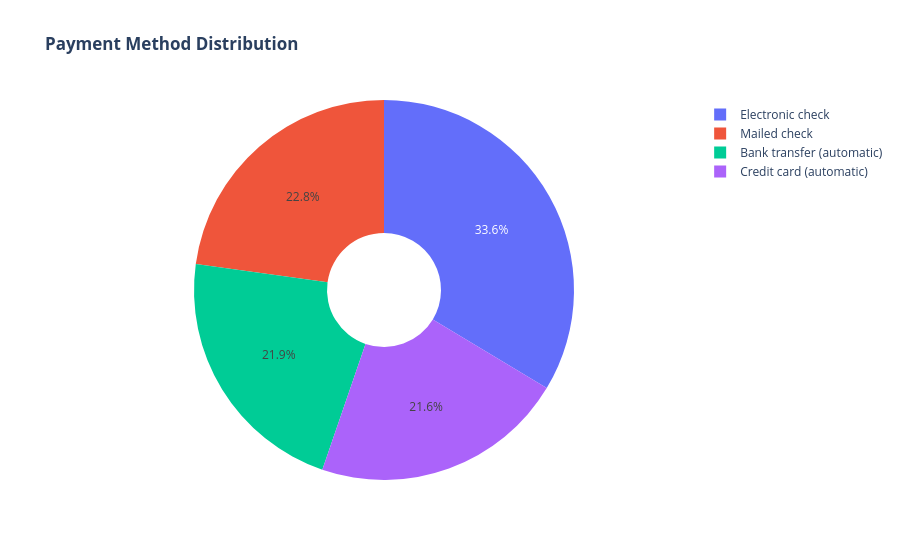

Notebook code for this chart:
### Markdown cell above
About 75% of customer with Month-to-Month Contract opted to move out as compared to 13% of customrs with One Year Contract and 3% with Two Year Contract

### Code cell
labels = df['PaymentMethod'].unique()
values = df['PaymentMethod'].value_counts()

fig = go.Figure(data=[go.Pie(labels=labels, values=values, hole=.3)])
fig.update_layout(title_text="<b>Payment Method Distribution</b>")
fig.show()

### Figure 1 — Plotly figure (JSON) as saved in the notebook; plotly's stock layout.template omitted (floating-point values rounded to 4 significant figures)
{"data": [{"hole": 0.3, "labels": ["Electronic check", "Mailed check", "Bank transfer (automatic)", "Credit card (automatic)"], "type": "pie", "values": [2365, 1604, 1542, 1521]}], "layout": {"title": {"text": "<b>Payment Method Distribution</b>"}}}
